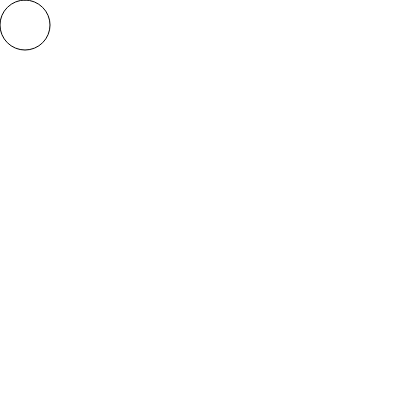
Frame 1 (no input)
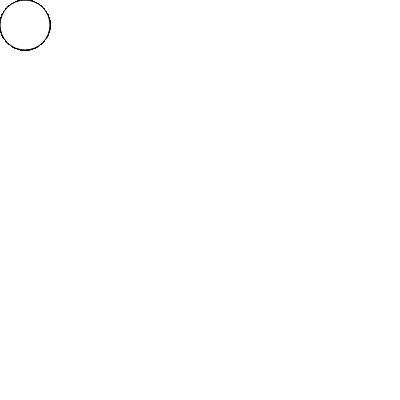
Frame 60 (no input)
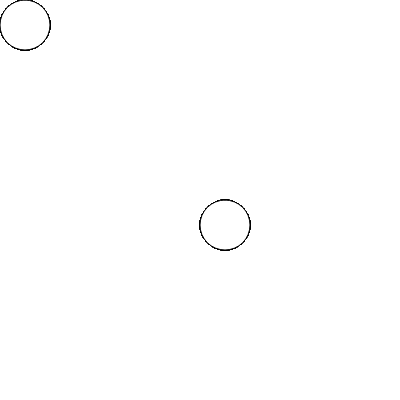
Frame 120 (the mouse pressed at the canvas centre since frame 60)

The p5.js sketch that drew these frames (run headless with seeded random() and noise() and a simulated clock; from frame 60 on, the mouse is pressed at the canvas centre):

// p5.js sketch
// ── sketch.js
function setup() {
  createCanvas(400, 400);
}

function draw() {
  rect(mouseX,mouseY,50,50,50 ) 

}
